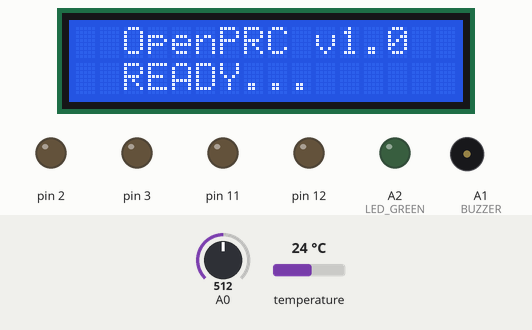
A sketch run on a simulated Arduino Uno, built with avr-gcc and run on an emulated ATmega328P. Parts: 16×2 character LCD, output pins drawn as LEDs (lit = HIGH), buzzer (waves = sounding). The inputs (shaded band) are chosen by the test bench; at power-on: A0 = 512, temperature 24 °C. What the sketch prints to the serial monitor is not drawn.

Above: at 1.4 s.
1.5 s: A0 set to 585
4.5 s: A0 set to 618
At 5.3 s:
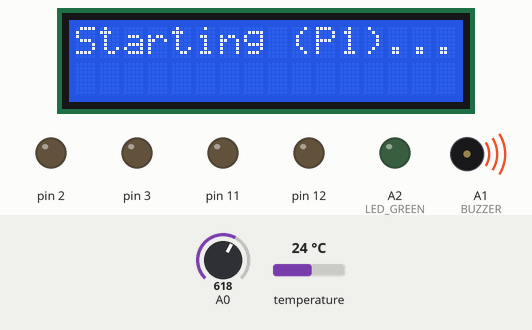
At 12.4 s:
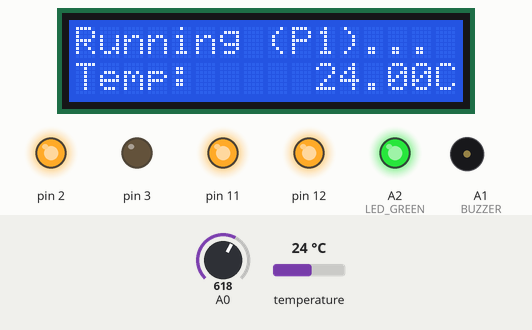
Timing chart, 0 to 13.5 s (numbered marks = the images above; inputs shaded):
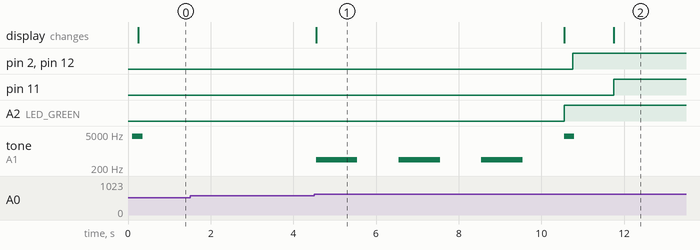

The sketch:

OpenPRC.ino
```cpp
/*
  OpenPRC | Main.
  Programmable Recrystallization Chamber

  Pins:
    0  = Serial RX (debug)
    1  = Serial TX (debug)
    2  = HBRIDGE_L_EN
    3  = HBRIDGE_LPWM (PWM)
    4  = LCD_D4
    5  = LCD_D5 (PWM)
    6  = LCD_D6 (PWM)
    7  = LCD_D7
    8  = LCD_RS
    9  = LCD_EN (PWM)
    10 = LCD_BL (PWM)
    11 = HBRIDGE_RPWM (PWM)
    12 = HBRIDGE_R_EN
    13 = TEMPERATURE_PIN
    A0 = LCD shield buttons
    A1 = BUZZER
    A2 = LED (green)
*/

#include "src/libraries/BTS7960/BTS7960.h"
// #include <Adafruit_NeoPixel.h>
// #include "src/programs/Programs.h" // TODO.
#include <DallasTemperature.h>
#include <LiquidCrystal.h>
#include <OneWire.h>

const float VERSION = 1.0;

const bool DEBUG = true;
String command;

// Disable the buzzer.
const bool SILENT = false;

/*
  Temperature sensor config.
*/

// Values: 9 (0.5C), 10 (0.25C), 11 (0.125C) or 12 (0.0625C) bits.
const int TEMPERATURE_PRECISION = 10;
const int TEMPERATURE_PIN = 13;

OneWire oneWire(TEMPERATURE_PIN);
DallasTemperature sensors(&oneWire);
DeviceAddress thermometerDeviceAddress;

/*
  H-bridge (for TEC) config.
*/

// Define pins.
const int HBRIDGE_RPWM = 11;
const int HBRIDGE_R_EN = 12;
const int HBRIDGE_R_IS = 99; // TODO: Dummy value. R_IS not used.

const int HBRIDGE_LPWM = 3;
const int HBRIDGE_L_EN = 2;
const int HBRIDGE_L_IS = 99; // TODO: Dummy value. L_IS not used.

// H-Bridge "direction".
const int TEC_COOL = 0;
const int TEC_HEAT = 1;

BTS7960 tec(HBRIDGE_RPWM, HBRIDGE_R_EN, HBRIDGE_R_IS, HBRIDGE_LPWM,
            HBRIDGE_L_EN, HBRIDGE_L_IS, DEBUG);

/*
  LCD shield config.
*/
const int LCD_RS = 8;
const int LCD_EN = 9;
const int LCD_D4 = 4;
const int LCD_D5 = 5;
const int LCD_D6 = 6;
const int LCD_D7 = 7;

const int LCD_BL = 10; // Backlight.

LiquidCrystal lcd(LCD_RS, LCD_EN, LCD_D4, LCD_D5, LCD_D6, LCD_D7);

/*
  Buzzer config.
*/
const int BUZZER = A1;

/*
  NeoPixel config.
*/
// const int NEOPIXEL_PIN = A2;
// const int NEOPIXEL_PIXELS = 24;
//
// Adafruit_NeoPixel neopixels(NEOPIXEL_PIXELS, NEOPIXEL_PIN,
//                             NEO_GRB + NEO_KHZ800);

/*
  LEDs config.
*/
const int LED_GREEN = A2;

/*
  Setup.
*/
void setup() {
  if (DEBUG) {
    Serial.begin(9600);

    Serial.println("--------------------------------------");
    Serial.print("OpenPRC v");
    Serial.println(VERSION, 1);
    Serial.println("Programmable Recrystallization Chamber");
    Serial.println("\nSerial commands: reset, program1");
    Serial.println("--------------------------------------");
  }

  /*
    Initialise buzzer.
  */
  pinMode(BUZZER, OUTPUT);
  buzzer("ok");

  /*
    Initialise NeoPixels.
  */
  // neopixels.begin();
  // neopixels.clear();
  // neopixels.setBrightness(64);
  // ledRing("error");

  /*
    Initialise LEDs.
  */
  pinMode(LED_GREEN, OUTPUT);
  digitalWrite(LED_GREEN, LOW);

  /*
    Initialise thermometer.
  */
  sensors.begin();
  sensors.getAddress(thermometerDeviceAddress, 0);
  sensors.setResolution(thermometerDeviceAddress, TEMPERATURE_PRECISION);
  if (DEBUG) {
    Serial.println("Thermometer > Initialised.");
  }

  /*
    Initialise H-Bridge/TEC.
  */
  tec.begin();
  tec.stop(); // Stop on reset.

  /*
    Initialise LCD.
  */
  lcd.begin(16, 2);

  lcd.setCursor(0, 0);
  lcd.print("  OpenPRC v");
  lcd.print(VERSION, 1);

  lcd.setCursor(0, 1);
  lcd.print("  READY...");

  if (DEBUG) {
    Serial.println("LCD > Initialised.");
    Serial.println("OpenPRC > Ready.");
  }
}

/*
  Main loop.
*/
void loop() {
  // Listen for serial commands.
  if (DEBUG) {
    serialCommands();
  }

  /*
    Push-buttons.
    TODO: Menu system to select program.
  */
  int button = analogRead(0);

  // Right.
  if (button < 60) {
    if (DEBUG) {
      Serial.println("Button > Right pressed.");
    }
  }
  // Up.
  else if (button < 200) {
    if (DEBUG) {
      Serial.println("Button > Up pressed.");
    }
  }
  // Down.
  else if (button < 400) {
    if (DEBUG) {
      Serial.println("Button > Down pressed.");
    }
  }
  // Left.
  else if (button < 600) {
    if (DEBUG) {
      Serial.println("Button > Left pressed.");
    }
  }
  // Select.
  else if (button < 800) {
    if (DEBUG) {
      Serial.println("Button > Select pressed.");
    }
    program1();
  }
}

/*
  Soft-reset.
*/
void (*resetFunc)(void) = 0;

/*
  Serial input commands.
*/
void serialCommands() {
  if (Serial.available()) {
    command = Serial.readStringUntil('\n');
    command.trim();

    // "reset" command.
    if (command.equals("reset")) {
      resetFunc();
    } else if (command.equals("program1")) {
      program1();
    } else {
      if (DEBUG) {
        Serial.println("OpenPRC > Invalid serial command.");
      }
    }
  }
}

/*
  Buzzer.
*/
void buzzer(String type) {
  if (!SILENT) {
    // Error - 3 long A4 notes.
    if (type == "error") {
      for (int i = 0; i < 3; i++) {
        tone(BUZZER, 440, 1000);
        delay(2000);
        noTone(BUZZER);
      }
      // OK - 1 short B7 note.
    } else if (type == "ok") {
      tone(BUZZER, 3951, 250);
      // Countdown - Error then OK.
    } else if (type == "countdown") {
      buzzer("error");
      buzzer("ok");
    } else {
      if (DEBUG) {
        Serial.println("OpenPRC > Invalid buzzer type.");
      }
    }
  }
}

/*
  NeoPixel LED ring.
*/
// void ledRing(String type) {
//   // Error
//   if (type == "error") {
//     for (int pixel = 0; pixel < NEOPIXEL_PIXELS; pixel++) {
//       neopixels.setPixelColor(pixel, 0, 255, 0);
//       neopixels.show();
//     }
//   }
// }

/*
  Program 1 (slow recrystallization)
  Ambient temperature minus 1C per hour until 0C.
*/
void program1() {
  // LCD/Buzzer/LED acknowledgement.
  lcd.setCursor(0, 0);
  lcd.print("Starting (P1)...");
  lcd.setCursor(0, 1);
  lcd.print("                ");

  buzzer("countdown");
  digitalWrite(LED_GREEN, HIGH);

  lcd.setCursor(0, 0);
  lcd.print("Running (P1)... ");

  lcd.setCursor(0, 1);
  lcd.print("Temp: ");

  if (DEBUG) {
    Serial.println("P1 > Running Program 1 (P1)...");
  }

  // Get initial temperature.
  sensors.requestTemperatures();
  float tempC = sensors.getTempCByIndex(0);

  // Start cooling at 100% power.
  tec.start(100, TEC_COOL);

  // Run until temperature hits 0C.
  while (tempC > 0) {
    // Listen for serial commands.
    serialCommands();

    /*
        TODO: Drop temperature by 1C per hour.
      */

    if (tempC != DEVICE_DISCONNECTED_C) {
      lcd.setCursor(6, 1);
      lcd.print("    ");
      lcd.print(tempC);
      lcd.print("C");

      if (DEBUG) {
        Serial.print("P1 > Temperature: ");
        Serial.print(tempC);
        Serial.println("C");
      }
    } else {
      lcd.setCursor(0, 1);
      lcd.print("Temp read error!");

      if (DEBUG) {
        Serial.println("Thermometer > Error reading temperature!");
      }

      buzzer("error");
    }
    // Wait a little before looping.
    delay(1000); // 1s

    // Update temperature.
    sensors.requestTemperatures();
    tempC = sensors.getTempCByIndex(0);
  }
  // Stop when temperature hits 0.
  tec.stop();
  if (DEBUG) {
    Serial.println("P1 > Reached 0C.");
    buzzer("ok");
  }
}
```

BTS7960.cpp
```cpp
/*
  OpenPRC | BTS7960 H-Bridge library.
  Programmable Recrystallization Chamber
*/

#include "BTS7960.h"
#include "Arduino.h"

// Constructor.
BTS7960::BTS7960(int RPWM, int R_EN, int R_IS, int LPWM, int L_EN, int L_IS,
                 bool DEBUG) {
  _debug = DEBUG;

  // Get pins.
  _RPWM = RPWM;
  _R_EN = R_EN;
  _R_IS = R_IS; // TODO: Not used.

  _LPWM = LPWM;
  _L_EN = L_EN;
  _L_IS = L_IS; // TODO: Not used.
}

// Begin function.
void BTS7960::begin() {
  // Setup pins.
  pinMode(this->_RPWM, OUTPUT);
  pinMode(this->_R_EN, OUTPUT);

  pinMode(this->_LPWM, OUTPUT);
  pinMode(this->_L_EN, OUTPUT);

  if (this->_debug) {
    Serial.println("H-Bridge > Initialised.");
  }
}

// Start function.
void BTS7960::start(int percent, int direction) {
  int percentPWM = toPWM(percent);

  if (percent >= 0 && percent <= 100) {
    // Enable both sides.
    digitalWrite(this->_R_EN, HIGH);
    digitalWrite(this->_L_EN, HIGH);
    delay(1000);

    // Start right.
    if (direction == 0) {
      analogWrite(this->_LPWM, 0);
      analogWrite(this->_RPWM, percentPWM);
    }
    // Start left.
    else if (direction == 1) {
      analogWrite(this->_RPWM, 0);
      analogWrite(this->_LPWM, percentPWM);
    }
    // Invalid.
    else {
      if (this->_debug) {
        Serial.println("H-Bridge > Invalid direction.");
      }
    }
  } else {
    if (this->_debug) {
      Serial.println("H-Bridge > Invalid percentage.");
    }
  }
  if (this->_debug) {
    Serial.println("H-Bridge > Started.");
  }
}

// Stop function.
void BTS7960::stop() {
  // Disable both sides.
  digitalWrite(this->_R_EN, LOW);
  digitalWrite(this->_L_EN, LOW);

  if (this->_debug) {
    Serial.println("H-Bridge > Stopped.");
  }
}

// Converts a percentage (0-100) to 0-255 for PWM.
int BTS7960::toPWM(int percent) { return map(percent, 0, 100, 0, 255); }
```

BTS7960.h
```cpp
/*
  OpenPRC | BTS7960 H-Bridge library.
  Programmable Recrystallization Chamber
*/

#ifndef BTS7960_H

#define BTS7960_H

#include "Arduino.h"

class BTS7960 {
public:
  BTS7960(int RPWM, int R_EN, int R_IS, int LPWM, int L_EN, int L_IS,
          bool DEBUG);

  void begin();
  void start(int percent, int direction);
  void stop();

private:
  int toPWM(int percent);

  bool _debug;

  int _RPWM;
  int _R_EN;
  int _R_IS;

  int _LPWM;
  int _L_EN;
  int _L_IS;
};

#endif
```

Programs.cpp
```cpp
/*
  OpenPRC | Programs library.
  Programmable Recrystallization Chamber
*/

#include "Programs.h"
#include "Arduino.h"
// #include "programs/P1.h" // TODO.

// Constructor.
Programs::Programs(bool debug) {
  _debug = debug;

  //
}

// Begin function.
void Programs::begin() {
  if (this->_debug) {
    Serial.println("Programs > Initialised.");
  }
}

// TODO: Program 1.
void Programs::P1() {}
```

Programs.h
```cpp
/*
  OpenPRC | Programs library.
  Programmable Recrystallization Chamber
*/

#ifndef Programs_h

#define Programs_h

#include "Arduino.h"

class Programs {
public:
  Programs(bool debug);

  void begin();
  void P1();

private:
  bool _debug;
};

#endif
```

1.cpp
```cpp

```

Measured:
- the behaviour switches between 599 and 600 on A0 (found by bisection; images 0 and 1)
- after the input at 1.5 s, every drawn part: stays the same
- after the input at 4.5 s, pin 2, pin 12: LOW → HIGH after 6.3 s; pin 11: LOW → HIGH after 7.3 s; A2 (LED_GREEN): LOW → HIGH after 6.0 s; tone on A1 (BUZZER): plays 440 Hz for 1.0 s, 440 Hz for 1.0 s, 440 Hz for 1.0 s, 3951 Hz for 0.25 s, starting after 0.05 s; the display: changes after 0.05 s (image 1)
- what the display in image 1 shows lasts 6.1 s, from 4.5 s to 10.6 s
